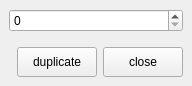
<?xml version="1.0" encoding="UTF-8"?>
<ui version="4.0">
 <class>MainWindow</class>
 <widget class="QMainWindow" name="MainWindow">
  <property name="geometry">
   <rect>
    <x>0</x>
    <y>0</y>
    <width>192</width>
    <height>86</height>
   </rect>
  </property>
  <property name="windowTitle">
   <string>MainWindow</string>
  </property>
  <widget class="QWidget" name="centralwidget">
   <layout class="QVBoxLayout" name="verticalLayout">
    <item>
     <widget class="QSpinBox" name="spinBox"/>
    </item>
    <item>
     <spacer name="verticalSpacer">
      <property name="orientation">
       <enum>Qt::Orientation::Vertical</enum>
      </property>
      <property name="sizeHint" stdset="0">
       <size>
        <width>20</width>
        <height>40</height>
       </size>
      </property>
     </spacer>
    </item>
    <item>
     <layout class="QHBoxLayout" name="horizontalLayout_4">
      <item>
       <spacer name="horizontalSpacer">
        <property name="orientation">
         <enum>Qt::Orientation::Horizontal</enum>
        </property>
        <property name="sizeHint" stdset="0">
         <size>
          <width>40</width>
          <height>20</height>
         </size>
        </property>
       </spacer>
      </item>
      <item>
       <widget class="QPushButton" name="duplicateButton">
        <property name="minimumSize">
         <size>
          <width>80</width>
          <height>30</height>
         </size>
        </property>
        <property name="text">
         <string>duplicate</string>
        </property>
       </widget>
      </item>
      <item>
       <widget class="QPushButton" name="closeButton">
        <property name="minimumSize">
         <size>
          <width>80</width>
          <height>30</height>
         </size>
        </property>
        <property name="text">
         <string>close</string>
        </property>
       </widget>
      </item>
     </layout>
    </item>
   </layout>
  </widget>
 </widget>
 <resources/>
 <connections/>
</ui>
